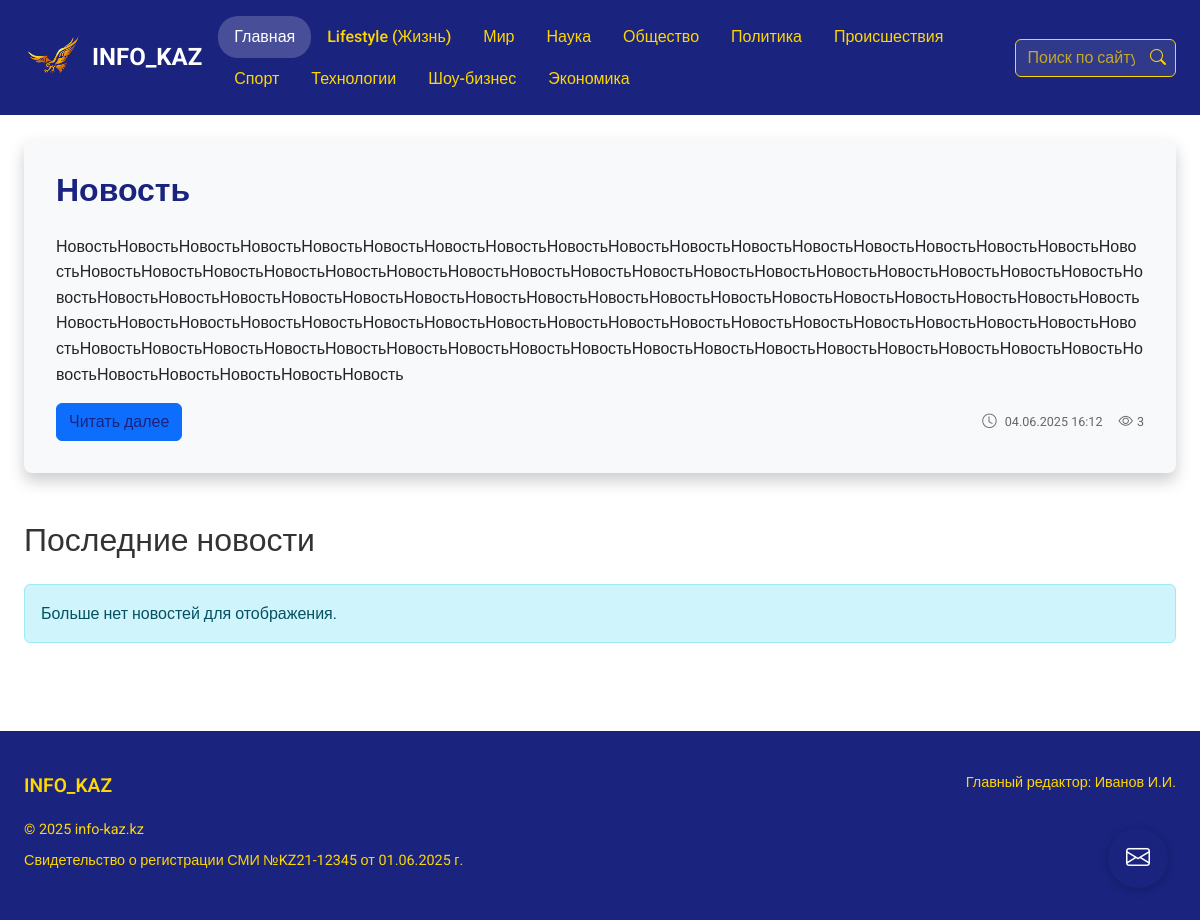
The page / on the database its author committed.
### news/models.py (models this page shows, shortened)
class Category(models.Model):
    name = models.CharField(max_length=100, verbose_name='Название категории')
    slug = models.SlugField(max_length=100, unique=True, db_index=True, verbose_name='URL-слаг')
    class Meta:
        verbose_name = 'Категория'
        verbose_name_plural = 'Категории'
        ordering = ['name']

class News(models.Model):
    title = models.CharField(max_length=200, verbose_name='Заголовок')
    content = models.TextField(verbose_name='Текст новости')
    created_at = models.DateTimeField(auto_now_add=True, verbose_name='Дата публикации')
    image = models.ImageField(upload_to='news_images/', verbose_name='Изображение', null=True, blank=True)
    category = models.ForeignKey(Category, on_delete=models.CASCADE, related_name='news', verbose_name='Категория')
    is_published = models.BooleanField(default=False, verbose_name='Опубликовано')
    is_deleted = models.BooleanField(default=False, verbose_name='Удалено')
    views_count = models.IntegerField(default=0, verbose_name='Количество просмотров')
    slug = models.SlugField(max_length=200, unique=True, db_index=True, verbose_name='URL-слаг')
    is_news_of_the_day = models.BooleanField(default=False, verbose_name='Новость дня')
    class Meta:
        verbose_name = 'Новость'
        verbose_name_plural = 'Новости'
        ordering = ['-created_at']

class FooterContent(models.Model):
    site_name = models.CharField(_('Название сайта'), max_length=100)
    site_name_font_size = models.CharField(_('Размер шрифта Названия сайта'), max_length=20, default='1.2rem', help_text=_('Например: 16px, 1.2em, 1.5rem'))
    copyright_text = models.CharField(_('Текст копирайта'), max_length=200)
    copyright_text_font_size = models.CharField(_('Размер шрифта Текста копирайта'), max_length=20, default='0.9rem', help_text=_('Например: 14px, 0.9em, 0.8rem'))
    registration_info = models.CharField(_('Информация о регистрации'), max_length=200, blank=True, null=True)
    registration_info_font_size = models.CharField(_('Размер шрифта Информации о регистрации'), max_length=20, default='0.9rem', blank=True, help_text=_('Например: 14px, 0.9em, 0.8rem'))
    editor_info = models.CharField(_('Информация о редакторе'), max_length=200, blank=True, null=True)
    editor_info_font_size = models.CharField(_('Размер шрифта Информации о редакторе'), max_length=20, default='0.9rem', blank=True, help_text=_('Например: 14px, 0.9em, 0.8rem'))
    extra_fields = JSONField(_('Дополнительные поля (текст и размер шрифта)'), default=dict, blank=True)
    updated_at = models.DateTimeField(_('Последнее обновление'), auto_now=True)
    class Meta:
        verbose_name = _('Содержимое футера')
        verbose_name_plural = _('Содержимое футера')

### news/views.py (the view)
# urls.py: path('', views.index, name='index'),
def index(request):
    search_query = request.GET.get('search', '')
    news_of_the_day = News.objects.filter(is_news_of_the_day=True, is_published=True, is_deleted=False).first()
    news_list = News.objects.filter(is_published=True, is_deleted=False).exclude(is_news_of_the_day=True).order_by('-created_at')
    if search_query:
        search_query_lower = search_query.lower()
        news_list = news_list.filter(
            Q(title__icontains=search_query_lower) |
            Q(content__icontains=search_query_lower)
        )
    news_list = news_list[:10] # Apply slice after filtering (or not filtering if search_query is empty)
    categories = Category.objects.all()
    context = {
        'news_of_the_day': news_of_the_day, # Pass News of the Day
        'news_list': news_list, # Pass other news
        'categories': categories,
        'search_query': search_query,
    }
    return render(request, 'news/index.html', context)

### news/views.py (called while the page is built, shortened)
def get_footer_content(request):
    footer_content = FooterContent.objects.first()
    return {'footer_content': footer_content}

### news/templates/news/index.html (shortened to what this page needs)
{% extends 'news/base.html' %}
{% load static %}
{% block content %}
{% if news_of_the_day %}
<div class="card news-of-the-day-card">
    <div class="row g-0">
        {% if news_of_the_day.image %}
        <div class="col-md-8">
            <div class="img-container">
                 <a href="{% url 'news:news_detail' news_of_the_day.slug %}">
                    <img src="{{ news_of_the_day.image.url }}" class="img-fluid" alt="{{ news_of_the_day.title }}">
                 </a>
            </div>
        </div>
        <div class="col-md-4">
            <div class="card-body">
                <h2 class="card-title">
                     <a href="{% url 'news:news_detail' news_of_the_day.slug %}" class="news-title-link">
                        {{ news_of_the_day.title }}
                     </a>
                </h2>
                <p class="card-text">{{ news_of_the_day.content|safe|truncatewords:50 }}</p>
                 <div class="d-flex justify-content-between align-items-center mt-2">
                    <a href="{% url 'news:news_detail' news_of_the_day.slug %}" class="btn btn-primary">Читать далее</a>
                    <div class="d-flex align-items-center text-muted">
                        <i class="bi bi-clock me-2"></i>
                        <small class="me-3">{{ news_of_the_day.created_at|date:"d.m.Y H:i" }}</small>
                        <i class="bi bi-eye me-1"></i>
                        <small>{{ news_of_the_day.views_count }}</small>
                    </div>
                </div>
            </div>
        </div>
        {% else %}
         <div class="col-12">
            <div class="card-body">
                <h2 class="card-title">
                     <a href="{% url 'news:news_detail' news_of_the_day.slug %}" class="news-title-link">
                        {{ news_of_the_day.title }}
                     </a>
                </h2>
                <p class="card-text">{{ news_of_the_day.content|safe|truncatewords:50 }}</p>
                 <div class="d-flex justify-content-between align-items-center mt-2">
                    <a href="{% url 'news:news_detail' news_of_the_day.slug %}" class="btn btn-primary">Читать далее</a>
                     <div class="d-flex align-items-center text-muted">
                        <i class="bi bi-clock me-2"></i>
                        <small class="me-3">{{ news_of_the_day.created_at|date:"d.m.Y H:i" }}</small>
                        <i class="bi bi-eye me-1"></i>
                        <small>{{ news_of_the_day.views_count }}</small>
                    </div>
                </div>
            </div>
         </div>
        {% endif %}
    </div>
</div>
{% endif %}
<h2 class="mb-4">Последние новости</h2>
{% if news_list %}
    <div class="row">
        {% for news in news_list %}
            <div class="col-md-4 col-sm-6 mb-4">
                <article class="card news-card">
                     {% if news.image %}
                        <div class="card-img-top-container">
                             <a href="{% url 'news:news_detail' news.slug %}">
                                <img src="{{ news.image.url }}" class="img-fluid" alt="{{ news.title }}">
                            </a>
                        </div>
                     {% endif %}
                    <div class="card-body">
                        <h3 class="card-title h6">
                            <a href="{% url 'news:news_detail' news.slug %}" class="news-title-link">
                                {{ news.title|truncatechars:50 }}
                            </a>
                        </h3>
                        <div class="d-flex justify-content-between align-items-center mt-auto">
                            <a href="{% url 'news:news_detail' news.slug %}" class="btn btn-sm btn-outline-primary">Читать</a>
                            <div class="d-flex align-items-center text-muted">
                                <i class="bi bi-clock me-1"></i>
                                <small class="me-2">{{ news.created_at|date:"d.m.Y" }}</small>
                                <i class="bi bi-eye me-1"></i>
                                <small>{{ news.views_count }}</small>
                            </div>
                        </div>
                    </div>
                </article>
            </div>
        {% endfor %}
    </div>
{% else %}
    <div class="alert alert-info">
        {% if news_of_the_day %}
            Больше нет новостей для отображения.
        {% else %}
             Новостей пока нет.
        {% endif %}
    </div>
{% endif %}
{% endblock %}

### news/templates/news/base.html (shortened to what this page needs)
{% load static %}
<!DOCTYPE html>
<html lang="ru">
<head>
    <link href="https://cdn.jsdelivr.net/npm/bootstrap@5.3.0/dist/css/bootstrap.min.css" rel="stylesheet">
    <link href="https://cdn.jsdelivr.net/npm/bootstrap-icons@1.11.0/font/bootstrap-icons.css" rel="stylesheet">
    <link rel="stylesheet" href="{% static 'news/style.css' %}">
</head>
<body>
    <nav class="navbar navbar-expand-lg navbar-dark bg-dark">
        <div class="container">
            <a class="navbar-brand d-flex align-items-center" href="{% url 'news:index' %}">
                <img src="{% static 'news/images/eagle.png' %}" alt="INFO_KAZ" height="60" class="me-2">
                INFO_KAZ
            </a>
            <div class="collapse navbar-collapse" id="navbarNav">
                <ul class="navbar-nav me-auto mb-2 mb-lg-0">
                    <li class="nav-item">
                        <a class="nav-link {% if request.resolver_match.url_name == 'index' %}active{% endif %}"
                           href="{% url 'news:index' %}">
                            Главная
                        </a>
                    </li>
                    {% for category in categories %}
                    <li class="nav-item">
                        <a class="nav-link {% if request.resolver_match.kwargs.category_slug == category.slug %}active{% endif %}"
                           href="{% url 'news:category_detail' category_slug=category.slug %}">
                            {{ category.name }}
                        </a>
                    </li>
                    {% endfor %}
                </ul>
                <form method="get" action="{% url 'news:index' %}" class="search-form">
                    <input type="text" name="search" class="form-control" placeholder="Поиск по сайту..." value="{{ request.GET.search }}">
                    <button type="submit" class="btn">
                        <i class="bi bi-search"></i>
                    </button>
                </form>
            </div>
        </div>
    </nav>
    <div class="container py-4">
        {% block content %}
        {% endblock %}
    </div>
    <a href="{% url 'news:contact' %}" class="contact-button" title="Связаться с нами">
        <i class="bi bi-envelope"></i>
    </a>
    <footer>
        <div class="container">
            <div class="row">
                <div class="col-md-6">
                    <div class="footer-title" style="font-size: {{ footer_content.site_name_font_size }};">{{ footer_content.site_name }}</div>
                    <p style="font-size: {{ footer_content.copyright_text_font_size }};">{{ footer_content.copyright_text }}</p>
                    <p style="font-size: {{ footer_content.registration_info_font_size }};">{{ footer_content.registration_info }}</p>
                </div>
                <div class="col-md-6 text-md-end">
                    <p style="font-size: {{ footer_content.editor_info_font_size }};">{{ footer_content.editor_info }}</p>
                </div>
            </div>
        </div>
    </footer>
</body>
</html>

### news/static/news/style.css (style rules this page uses)
:root { --primary-color: #1a237e; --secondary-color: #0d47a1; --accent-color: #2962ff; --text-color: #333; --light-gray: #f8f9fa; --border-color: #e0e0e0; --gold-color: #FFD700; }
body { font-family: 'Roboto', sans-serif; color: var(--text-color); background-color: white; line-height: 1.6; }
.navbar { background-color: var(--primary-color) !important; padding: 1rem 0; }
.navbar-brand { font-weight: 700; font-size: 1.5rem; color: white !important; text-decoration: none !important; }
.navbar-nav { flex-wrap: wrap; }
.nav-link { color: var(--gold-color) !important; font-weight: 500; padding: 0.5rem 1rem !important; transition: all 0.3s ease; text-decoration: none !important; }
.nav-link:hover, .nav-link.active { color: white !important; background-color: rgba(255, 255, 255, 0.2); border-radius: 20px; text-decoration: none !important; }
.search-form { position: relative; max-width: 300px; }
.search-form .form-control { background-color: rgba(255, 255, 255, 0.1); border: 1px solid var(--gold-color); color: var(--gold-color); padding-right: 40px; }
.search-form .form-control::placeholder { color: rgba(255, 215, 0, 0.7); }
.search-form .btn { position: absolute; right: 0; top: 0; height: 100%; color: var(--gold-color); background: none; border: none; padding: 0 10px; }
.card { border: 1px solid var(--border-color); box-shadow: none; transition: transform 0.2s ease, box-shadow 0.2s ease; margin-bottom: 1.5rem; background-color: white; }
.card-body { padding: 1.5rem; }
.card-title { font-weight: 600; color: var(--primary-color); margin-bottom: 0.5rem; }
.news-title-link { color: var(--primary-color); text-decoration: none !important; font-weight: 600; transition: color 0.3s ease; }
.text-muted { color: #666 !important; }
.container { max-width: 1200px; padding: 0 1.5rem; background-color: transparent; }
footer { background-color: var(--primary-color); color: var(--gold-color); padding: 2.5rem 0; margin-top: 3rem; }
footer p { margin-bottom: 0.5rem; font-size: 0.9rem; color: var(--gold-color); }
footer .footer-title { font-size: 1.2rem; font-weight: 600; margin-bottom: 1rem; }
.contact-button { position: fixed; bottom: 2rem; right: 2rem; width: 60px; height: 60px; border-radius: 50%; background-color: var(--primary-color); color: white; display: flex; align-items: center; justify-content: center; text-decoration: none; box-shadow: 0 2px 10px rgba(0,0,0,0.2); transition: all 0.3s ease; z-index: 1000; }
.contact-button i { font-size: 1.5rem; color: white; }
.container a { color: var(--primary-color); text-decoration: none !important; transition: color 0.3s ease; }
.navbar-brand { text-decoration: none !important; }
.news-of-the-day-card { margin-bottom: 3rem; border: none; border-radius: 8px; overflow: hidden; box-shadow: 0 8px 16px rgba(0,0,0,0.2); background-color: var(--light-gray); }
.news-of-the-day-card .row { align-items: center; }
.news-of-the-day-card .card-body { padding: 2rem; }
.news-of-the-day-card .card-title { font-size: 2rem; font-weight: 700; margin-bottom: 1rem; color: var(--primary-color); }
.news-of-the-day-card .card-text { font-size: 1.1rem; color: var(--text-color); margin-bottom: 1.5rem; }
.news-of-the-day-card .text-muted { font-size: 0.9rem; }
.news-of-the-day-card a.news-title-link { color: var(--primary-color); text-decoration: none; transition: color 0.3s ease; }

### rows shown on the page
Category: name "Lifestyle (Жизнь)"
Category: name "Мир"
Category: name "Наука"
Category: name "Общество"
Category: name "Политика"
Category: name "Происшествия"
Category: name "Спорт"
Category: name "Технологии"
Category: name "Шоу-бизнес"
Category: name "Экономика"
News: title "Новость", content "НовостьНовостьНовостьНовостьНовостьНовостьНовостьНовостьНовостьНовостьНовостьНовостьНовостьНовостьНовостьНовостьНовостьНовостьНовостьНовостьНовостьНовостьНовостьНовостьНовостьНовостьНовостьНовостьНовостьНовостьНовостьНовостьНовостьНовостьНовостьНовостьНовостьНовостьНовостьНовостьНовостьНовостьНовостьНовостьНовостьНовостьНовостьНовостьНовостьНовостьНовостьНовостьНовостьНовостьНовостьНовостьНовостьНовостьНовостьНовостьНовостьНовостьНовостьНовостьНовостьНовостьНовостьНовостьНовостьНовостьНовостьНовостьНовостьНовостьНовостьНовостьНовостьНовостьНовостьНовостьНовостьНовостьНовостьНовостьНовостьНовостьНовостьНовостьНовостьНовостьНовостьНовостьНовостьНовость", created_at "04.06.2025 16:12", views_count "3"
FooterContent: site_name "INFO_KAZ", copyright_text "© 2025 info-kaz.kz", registration_info "Свидетельство о регистрации СМИ №KZ21-12345 от 01.06.2025 г.", editor_info "Главный редактор: Иванов И.И."
